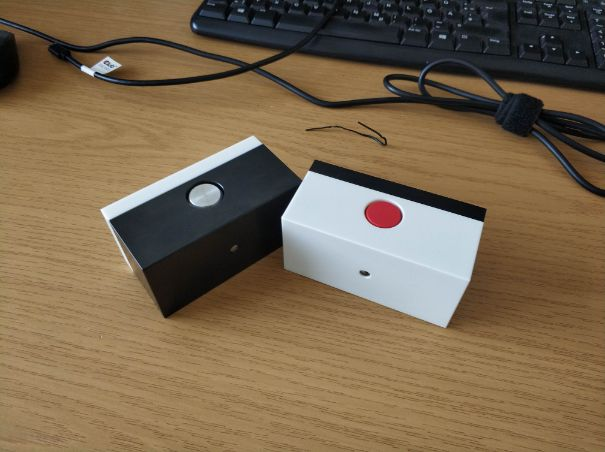
#> input picture training/val_img/IMG_20200224_141407.jpg, 605 x 452 px, found by its file name
$ python draw_box.py
#> lines starting #> are read from the running program, lines starting #| are printed output that depends on the picture
import numpy as np
import cv2

def draw_boxes(image, boxes, probs, labels):
    for box, score, name in zip(boxes, probs, labels):
        print(box)
        x1, y1, x2, y2 = box
        cv2.rectangle(image, (x1,y1), (x2,y2), (0,255,0), 2)
        # cv2.rectangle(image, (xmin, ymin), (xmax, ymax), (10, 255, 0), 2)

        # cv2.putText(image,
                    # '{}:  {:.2f}'.format(name, classes),
                    # (x1, y1 - 13),
                    # cv2.FONT_HERSHEY_SIMPLEX,
                    # 1e-3 * image.shape[0],
                    # (0,255,0), 2)
        # label = '%s: %d%%' % (name, int(score * 100))  # Example: 'person: 72%'
        # labelSize, baseLine = cv2.getTextSize(label, cv2.FONT_HERSHEY_SIMPLEX, 0.7, 2)  # Get font size
        # label_ymin = max(y1, labelSize[1] + 10)  # Make sure not to draw label too close to top of window
        # cv2.rectangle(frame, (x1, label_y1 - labelSize[1] - 10),
                      # (x1 + labelSize[0], label_y1 + baseLine - 10), (255, 255, 255),
                      # cv2.FILLED)  # Draw white box to put label text in
        # cv2.putText(frame, label, (xmin, label_ymin - 7), cv2.FONT_HERSHEY_SIMPLEX, 0.7, (0, 0, 0),
                    # 2)  # Draw label text
        cv2.imshow('ss',image)
    return image

image_path = 'IMG_20200224_141407.jpg'
image = cv2.imread(image_path)
#> image is the input picture: shape (452, 605, 3); mean B, G, R 78.8, 103.6, 122.5
boxes = [[105, 149, 266, 323]]
probs = [0.11440091]
labels = ['black+white+silver']

img = draw_boxes(image, boxes, probs, labels)
#> the loop in draw_boxes, `for box, score, name in zip(boxes, probs, labels):` made 1 pass
#> pass 1, in draw_boxes, `cv2.imshow('ss',image)`:
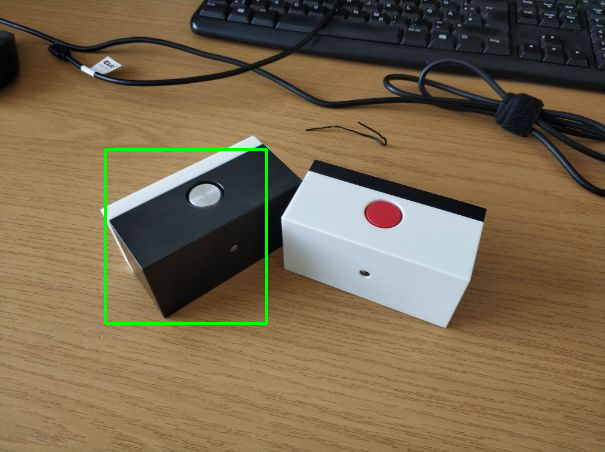
#> window 'ss': shape (452, 605, 3); mean B, G, R 78.2, 104.7, 121.5
cv2.imshow('ss',img)

$ run again, with training/val_img/IMG_20191206_155949.jpg copied over training/val_img/IMG_20200224_141407.jpg
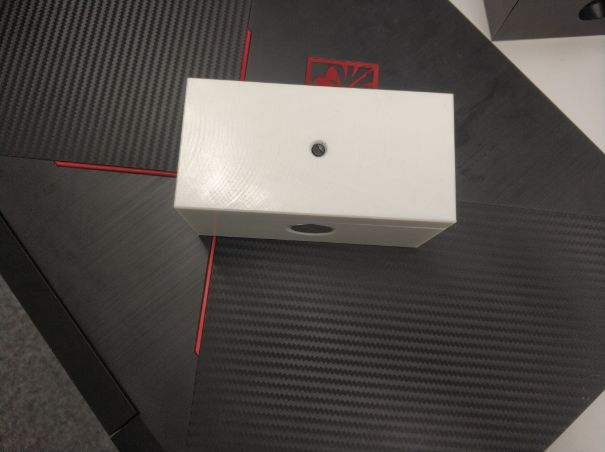
#> input picture training/val_img/IMG_20191206_155949.jpg, 605 x 452 px, found by its file name
#> image is the input picture: shape (452, 605, 3); mean B, G, R 74.1, 78.1, 82.7
#> the loop in draw_boxes, `for box, score, name in zip(boxes, probs, labels):` made 1 pass
#> pass 1, in draw_boxes, `cv2.imshow('ss',image)`:
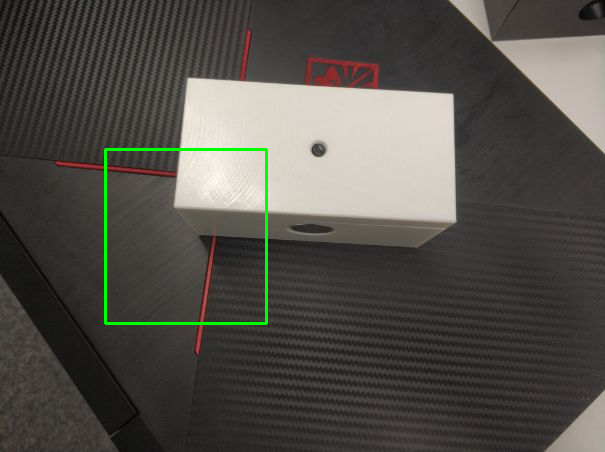
#> window 'ss': shape (452, 605, 3); mean B, G, R 73.5, 79.3, 82

$ run again, with training/val_img/IMG_20191206_160055.jpg copied over training/val_img/IMG_20200224_141407.jpg
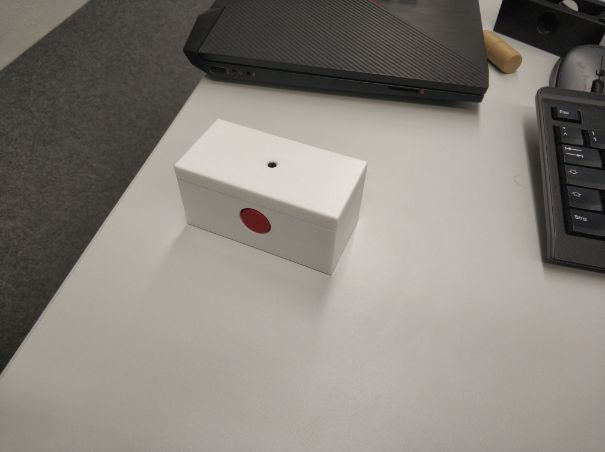
#> input picture training/val_img/IMG_20191206_160055.jpg, 605 x 452 px, found by its file name
#> image is the input picture: shape (452, 605, 3); mean B, G, R 124.1, 130.5, 136
#> the loop in draw_boxes, `for box, score, name in zip(boxes, probs, labels):` made 1 pass
#> pass 1, in draw_boxes, `cv2.imshow('ss',image)`:
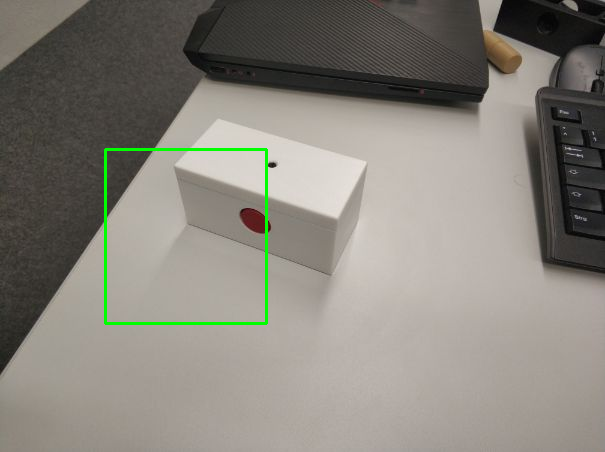
#> window 'ss': shape (452, 605, 3); mean B, G, R 123, 131.2, 134.8

$ run again, with training/val_img/IMG_20191206_160207.jpg copied over training/val_img/IMG_20200224_141407.jpg
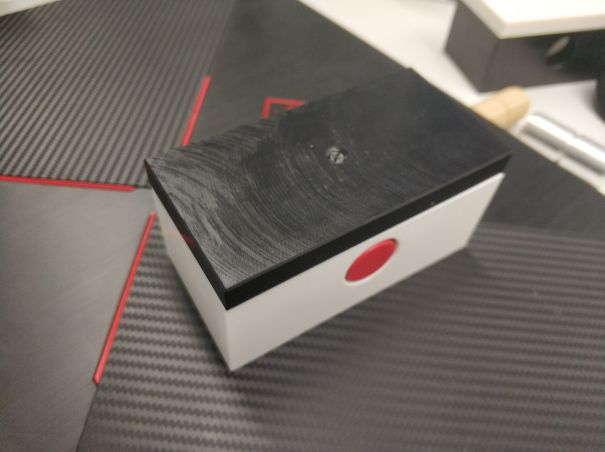
#> input picture training/val_img/IMG_20191206_160207.jpg, 605 x 452 px, found by its file name
#> image is the input picture: shape (452, 605, 3); mean B, G, R 99.5, 105.5, 112.2
#> the loop in draw_boxes, `for box, score, name in zip(boxes, probs, labels):` made 1 pass
#> pass 1, in draw_boxes, `cv2.imshow('ss',image)`:
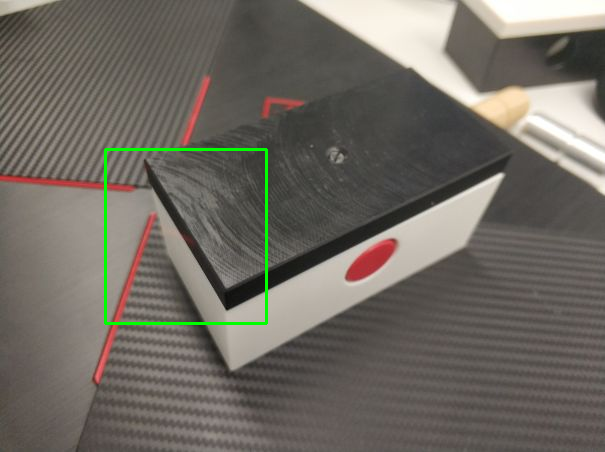
#> window 'ss': shape (452, 605, 3); mean B, G, R 98.7, 106.6, 111.3
